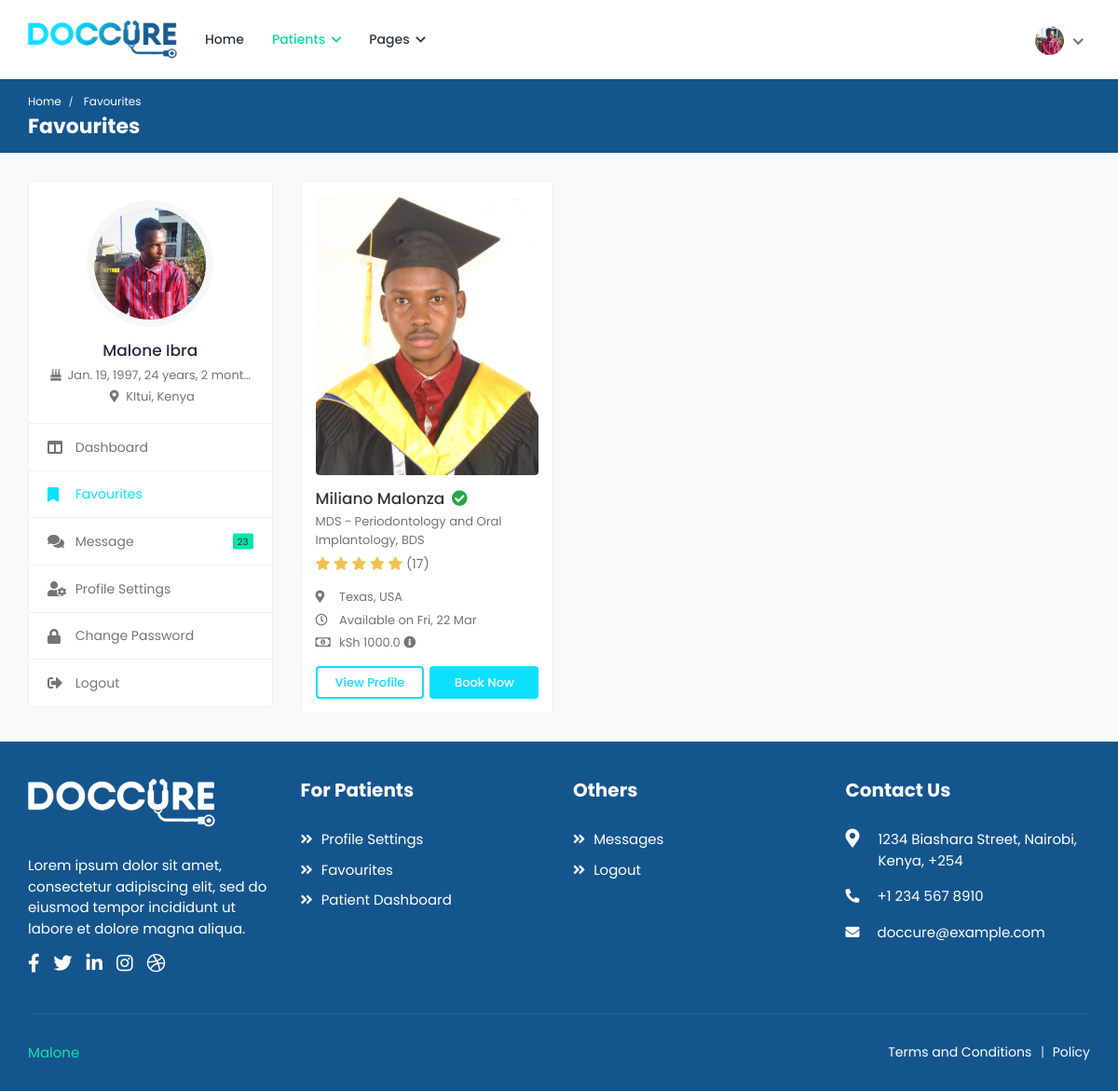
/patients/favourites/ (signed in), run on the app's committed database.
### appointments/models.py (models this page shows, shortened)
class Patient(models.Model):
	user = models.OneToOneField(User, on_delete=models.CASCADE)
	image = models.ImageField('Profile Image', upload_to='Image/Patient/Profile/',
		max_length=500, default='dummy.png')
	first_name = models.CharField('First Name', max_length=50)
	second_name = models.CharField('Second Name', max_length=50)
	d_o_b = models.DateField('Date Of Birth')
	gender = models.CharField('Gender', max_length=10)
	email = models.CharField('Email', max_length=50)
	phone_no = models.CharField('Phone Number', max_length=20)
	blood_group = models.CharField('Blood Group', max_length=5)
	country = models.CharField('Country', max_length=50)
	county = models.CharField('County', max_length=50)
	town = models.CharField('Town', max_length=50)
	street_lane = models.CharField('Street/Lane', max_length=50)

class Favourite(models.Model):
	doctor = models.ForeignKey(Doctor, on_delete=models.CASCADE)
	patient = models.ForeignKey(Patient, on_delete=models.CASCADE)
	fav_date = models.DateTimeField('Date Added', auto_now_add=True)

class Doctor(models.Model):
	user = models.OneToOneField(User, on_delete=models.CASCADE)
	image = models.ImageField('Profile Image', upload_to='Image/Doctors',
		max_length=500, default='dummy.png')
	first_name = models.CharField('First Name', max_length=50)
	second_name =  models.CharField('Second Name', max_length=50)
	title = models.CharField('Title', max_length=200, default='Dr.')
	phone_no = models.CharField('Phone Number', max_length=50)
	email = models.EmailField('Email', max_length=250)
	gender = models.CharField('Gender', max_length=10)
	d_o_b = models.DateField('Date of Birth', blank=True)
	biography = models.CharField('Biography', max_length=1000, blank=True)
	address_line1 = models.CharField('Address Line 1', max_length=200, blank=True)
	address_line2 = models.CharField('Address Line 2', max_length=200, blank=True)
	country = models.CharField('Country', max_length=100, blank=True)
	county = models.CharField('County', max_length=100, blank=True)
	town = models.CharField('Town', max_length=100, blank=True)
	pricing =  models.FloatField('Amount', default=0.00)
	services = models.CharField('Services', max_length=1000, blank=True)
	specialization = models.CharField('Specialization', max_length=1000, blank=True)
	clinic = models.CharField('Clinic', max_length=100, blank=True)
	clinic_address = models.CharField('Clinic Address', max_length=100, blank=True)
	speciality = models.OneToOneField(Speciality, on_delete=models.CASCADE)
	''' user, image, first_name, second_name, title, phone_no, email, gender, d_o_b, biography,
	address_line1, address_line2, country, county, town, pricing, services, specialization, clinic,
	clinic_address, speciality'''
	def full_name(self):
		return self.title + " " + self.first_name + " " + self.second_name

### appointments/views.py (the view)
# urls.py: path('patients/favourites/', views.favourites, name='favourites'),
def favourites(request):
	profile = Patient.objects.get(user = request.user.id)
	favourites = Favourite.objects.filter(patient = profile.id)
	return render(request, 'patients/favourites.html', {'profile': profile, 'favourites': favourites})

### appointments/templates/patients/favourites.html (shortened to what this page needs)
{% extends "patients/base.html" %}
{% load static %}
{% block breadcrumb %}Favourites{% endblock %}
{% block breadcrumb1 %}Favourites{% endblock %}
{% block sidenav %}
	<ul>
		<li>
			<a href="{% url 'patient-dashboard' %}">
				<i class="fas fa-columns"></i>
				<span>Dashboard</span>
			</a>
		</li>
		<li class="active">
			<a href="{% url 'favourites' %}">
				<i class="fas fa-bookmark"></i>
				<span>Favourites</span>
			</a>
		</li>
		<li>
			<a href="{% url 'chat' %}">
				<i class="fas fa-comments"></i>
				<span>Message</span>
				<small class="unread-msg">23</small>
			</a>
		</li>
		<li>
			<a href="{% url 'profile-settings' %}">
				<i class="fas fa-user-cog"></i>
				<span>Profile Settings</span>
			</a>
		</li>
		<li>
			<a href="{% url 'change-password' %}">
				<i class="fas fa-lock"></i>
				<span>Change Password</span>
			</a>
		</li>
		<li>
			<a href="{% url 'logout' %}">
				<i class="fas fa-sign-out-alt"></i>
				<span>Logout</span>
			</a>
		</li>
	</ul>
{% endblock %}
{% block content %}
	<div class="col-md-7 col-lg-8 col-xl-9">
		<div class="row row-grid">
		{% for favourite in favourites %}
			<div class="col-md-6 col-lg-4 col-xl-3">
				<div class="profile-widget">
					<div class="doc-img">
						<a href="{% url 'doctor-profile' favourite.doctor.full_name|slugify favourite.doctor.id %}">
							<img class="img-fluid" alt="User Image" src="{{favourite.doctor.image.url}}">
						</a>
					</div>
					<div class="pro-content">
						<h3 class="title">
							<a href="{% url 'doctor-profile' favourite.doctor.full_name|slugify favourite.doctor.id %}">{{favourite.doctor.first_name}} {{favourite.doctor.second_name}}</a>
							<i class="fas fa-check-circle verified"></i>
						</h3>
						<p class="speciality">MDS - Periodontology and Oral Implantology, BDS</p>
						<div class="rating">
							<i class="fas fa-star filled"></i>
							<i class="fas fa-star filled"></i>
							<i class="fas fa-star filled"></i>
							<i class="fas fa-star filled"></i>
							<i class="fas fa-star filled"></i>
							<span class="d-inline-block average-rating">(17)</span>
						</div>
						<ul class="available-info">
							<li>
								<i class="fas fa-map-marker-alt"></i> {{favourite.doctor.county}}, {{favourite.doctor.country}}
							</li>
							<li>
								<i class="far fa-clock"></i> Available on Fri, 22 Mar
							</li>
							<li>
								<i class="far fa-money-bill-alt"></i> kSh {{favourite.doctor.pricing}} <i class="fas fa-info-circle" data-toggle="tooltip" title="Lorem Ipsum"></i>
							</li>
						</ul>
						<div class="row row-sm">
							<div class="col-6">
								<a href="{% url 'doctor-profile' favourite.doctor.full_name|slugify favourite.doctor.id %}" class="btn view-btn">View Profile</a>
							</div>
							<div class="col-6">
								<a href="{% url 'booking' favourite.doctor.full_name|slugify favourite.doctor.id %}" class="btn book-btn">Book Now</a>
							</div>
						</div>
					</div>
				</div>
			</div>
		{% endfor %}
		</div>
	</div>
{% endblock %}

### appointments/templates/patients/base.html (shortened to what this page needs)
<!DOCTYPE html>
<html lang="en">
<head>
		{% load static %}
		<link rel="stylesheet" href="{% static 'cas/css/bootstrap.min.css' %}">
		<link rel="stylesheet" href="{% static 'cas/plugins/fontawesome/css/fontawesome.min.css' %}">
		<link rel="stylesheet" href="{% static 'cas/plugins/fontawesome/css/all.min.css' %}">
		<link rel="stylesheet" href="{% static 'cas/css/style.css' %}">
	</head>
	<body>
		<div class="main-wrapper">
			<header class="header">
				<nav class="navbar navbar-expand-lg header-nav">
					<div class="navbar-header">
						<a href="{% url 'index' %}" class="navbar-brand logo">
							<img src="{% static 'cas/img/logo.png' %}" class="img-fluid" alt="Logo">
						</a>
					</div>
					<div class="main-menu-wrapper">
						<ul class="main-nav">
							<li>
								<a href="{% url 'index' %}">Home</a>
							</li>
							<li class="has-submenu active">
								<a href="#">Patients <i class="fas fa-chevron-down"></i></a>
							</li>
							<li class="has-submenu">
								<a href="#">Pages <i class="fas fa-chevron-down"></i></a>
							</li>
						</ul>
					</div>
					<ul class="nav header-navbar-rht">
						<li class="nav-item dropdown has-arrow logged-item">
							<a href="#" class="dropdown-toggle nav-link" data-toggle="dropdown">
								<span class="user-img">
									<img class="rounded-circle" src="{{profile.image.url}}" width="31" alt="{{user.first_name}} {{user.last_name}}">
								</span>
							</a>
						</li>
					</ul>
				</nav>
			</header>
			<div class="breadcrumb-bar">
				<div class="container-fluid">
					<div class="row align-items-center">
						<div class="col-md-12 col-12">
							<nav aria-label="breadcrumb" class="page-breadcrumb">
								<ol class="breadcrumb">
									<li class="breadcrumb-item"><a href="{% url 'patient-dashboard' %}">Home</a></li>
									<li class="breadcrumb-item active" aria-current="page">
										{% block breadcrumb1 %} {% endblock %}
									</li>
								</ol>
							</nav>
							<h2 class="breadcrumb-title">
								{% block breadcrumb %} {% endblock %}
							</h2>
						</div>
					</div>
				</div>
			</div>
			<div class="content">
				<div class="container-fluid">
					<div class="row">
						<div class="col-md-5 col-lg-4 col-xl-3 theiaStickySidebar">
							<div class="profile-sidebar">
								<div class="widget-profile pro-widget-content">
									<div class="profile-info-widget">
										<a href="{% url 'patient-dashboard' %}" class="booking-doc-img">
											<img src="{{profile.image.url}}" alt="User Image">
										</a>
										<div class="profile-det-info">
											<h3>{{user.first_name}} {{user.last_name}}</h3>
											{% if profile != None %}
											<div class="patient-details">
												<h5><i class="fas fa-birthday-cake"></i> {{profile.d_o_b}}, {{ profile.d_o_b|timesince }}</h5>
												<h5 class="mb-0"><i class="fas fa-map-marker-alt"></i> {{profile.county}}, {{profile.country}}</h5>
											</div>
											{% endif %}
										</div>
									</div>
								</div>
								<div class="dashboard-widget">
									<nav class="dashboard-menu">
									{% block sidenav %}
									{% endblock %}
									</nav>
								</div>
							</div>
						</div>
						{% block content %}
						{% endblock %}
					</div>
				</div>
			</div>
			<footer class="footer">
				<div class="footer-top">
					<div class="container-fluid">
						<div class="row">
							<div class="col-lg-3 col-md-6">
								<div class="footer-widget footer-about">
									<div class="footer-logo">
										<img src="{% static 'cas/img/footer-logo.png' %}" alt="logo">
									</div>
									<div class="footer-about-content">
										<p>Lorem ipsum dolor sit amet, consectetur adipiscing elit, sed do eiusmod tempor incididunt ut labore et dolore magna aliqua. </p>
										<div class="social-icon">
											<ul>
												<li>
													<a href="#" target="_blank"><i class="fab fa-facebook-f"></i> </a>
												</li>
												<li>
													<a href="#" target="_blank"><i class="fab fa-twitter"></i> </a>
												</li>
												<li>
													<a href="#" target="_blank"><i class="fab fa-linkedin-in"></i></a>
												</li>
												<li>
													<a href="#" target="_blank"><i class="fab fa-instagram"></i></a>
												</li>
												<li>
													<a href="#" target="_blank"><i class="fab fa-dribbble"></i> </a>
												</li>
											</ul>
										</div>
									</div>
								</div>
							</div>
							<div class="col-lg-3 col-md-6">
								<div class="footer-widget footer-menu">
									<h2 class="footer-title">For Patients</h2>
									<ul>
										<li><a href="{% url 'profile-settings' %}"><i class="fas fa-angle-double-right"></i> Profile Settings</a></li>
										<li><a href="{% url 'favourites' %}"><i class="fas fa-angle-double-right"></i> Favourites</a></li>
										<li><a href="{% url 'patient-dashboard' %}"><i class="fas fa-angle-double-right"></i> Patient Dashboard</a></li>
									</ul>
								</div>
							</div>
							<div class="col-lg-3 col-md-6">
								<div class="footer-widget footer-menu">
									<h2 class="footer-title">Others</h2>
									<ul>
										<li><a href="{% url 'chat' %}"><i class="fas fa-angle-double-right"></i> Messages</a></li>
										<li><a href="{% url 'logout' %}"><i class="fas fa-angle-double-right"></i> Logout</a></li>
									</ul>
								</div>
							</div>
							<div class="col-lg-3 col-md-6">
								<div class="footer-widget footer-contact">
									<h2 class="footer-title">Contact Us</h2>
									<div class="footer-contact-info">
										<div class="footer-address">
											<span><i class="fas fa-map-marker-alt"></i></span>
											<p> 1234  Biashara Street, Nairobi,<br> Kenya, +254 </p>
										</div>
										<p>
											<i class="fas fa-phone-alt"></i>
											+1 234 567 8910
										</p>
										<p class="mb-0">
											<i class="fas fa-envelope"></i>
											doccure@example.com
										</p>
									</div>
								</div>
							</div>
						</div>
					</div>
				</div>
                <div class="footer-bottom">
					<div class="container-fluid">
						<div class="copyright">
							<div class="row">
								<div class="col-md-6 col-lg-6">
									<div class="copyright-text">
										<p class="mb-0"><a href="https://github.com/MalonzaElkanah/">Malone</a></p>
									</div>
								</div>
								<div class="col-md-6 col-lg-6">
									<div class="copyright-menu">
										<ul class="policy-menu">
											<li><a href="{% url 'term-condition' %}">Terms and Conditions</a></li>
											<li><a href="{% url 'privacy-policy' %}">Policy</a></li>
										</ul>
									</div>
								</div>
							</div>
						</div>
					</div>
				</div>
			</footer>
		</div>
	</body>
</html>

### data on the page
Patient: image (picture), d_o_b "Jan. 19, 1997", d_o_b "24 years, 2 mont…", county "KItui", country "Kenya"
Favourite: doctor.image (picture), doctor.first_name "Miliano", doctor.second_name "Malonza", doctor.county "Texas", doctor.country "USA", doctor.pricing "1000.0"

### other printed values
{{ user.first_name }} "Malone"
{{ user.last_name }} "Ibra"
